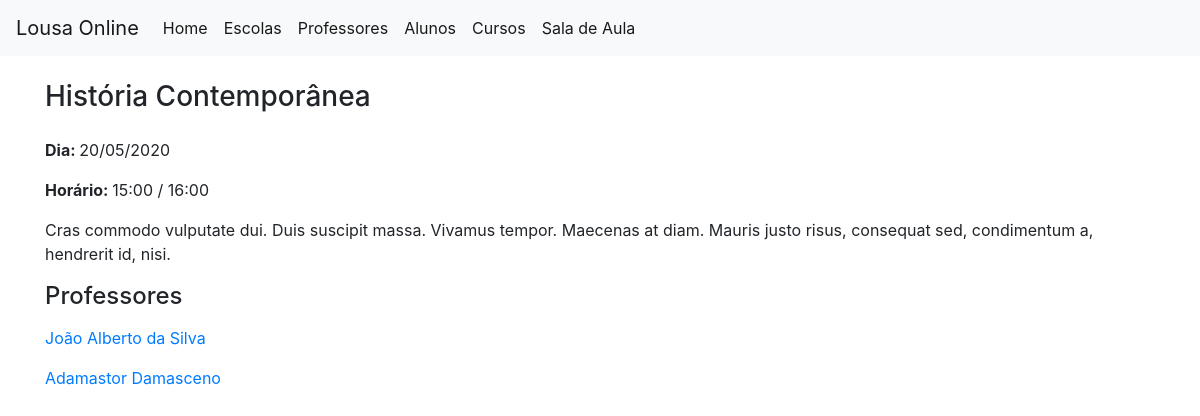
The app's page /courses_description/2 with its own data.
### tables this page shows
CREATE TABLE `courses` (
  `id` int(11) NOT NULL,
  `name` varchar(255) NOT NULL,
  `date_created` timestamp NOT NULL DEFAULT CURRENT_TIMESTAMP ON UPDATE CURRENT_TIMESTAMP,
  `date_course` date NOT NULL,
  `hour_init` time NOT NULL,
  `hour_end` time NOT NULL,
  `description` text NOT NULL,
  `status` varchar(2) NOT NULL DEFAULT 'I'
);

### inc/router.php (called while the page is built, shortened)
<?php
	$urlParams = isset($_GET['params']) ? explode('/', $_GET['params']) : array();
?>

### models/DataBase.class.php (called while the page is built, shortened)
<?php
class DataBase {
    private $conn;
    public function connect(){
        $dbType     = "mysql";
        $dbHost     = "localhost";
        $port       = "3306";
        $dbUser     = "root";
        $dbPassword = "";
        $dbName     = "lousaonline";
        if(empty($this->conn)){
            try{
                $this->conn = new PDO($dbType.":host=".$dbHost.";port=".$port.";dbname=".$dbName.";charset=utf8", $dbUser, $dbPassword);
            } catch(PDOException $e) {
                $this->message = $e->getMessage();
                $this->conn = 'ERROR';
            }
        }
        return $this->conn;
    }
    public function selectDB($sql, $params=null, $class=null){
        $rs = null;
        if($this->connect() != 'ERROR'){
            $params = is_array($params) ? $params : @explode(',', $params);
            $query = $this->connect()->prepare($sql);
            $query->execute($params);
            if(isset($class)){
                $rs = $query->fetchAll(PDO::FETCH_CLASS,$class);
            }else{
                $rs = $query->fetchAll(PDO::FETCH_OBJ);
            }
        }
        return $rs;
    }
    public function disconnect(){
        $this->conn = null;
    }
}

### models/Courses.class.php (called while the page is built, shortened)
<?php
    if(!defined('COURSES_ROOT')){
        require_once(COURSES_ROOT.'DataBase.class.php');
    }
    class Course {
        private $id;
        private $name;
        private $dateCourse;
        private $hourInit;
        private $hourEnd;
        private $description;
        private $dataBase;
        function __construct($pId=''){
            if(!empty($pId)){
                $this->load();
            }
        }
        private function getDataBase(){
            $thisDataBase = $this->dataBase;
            if(empty($thisDataBase)){
                $this->dataBase = new DataBase('sistema');
            }
            return $this->dataBase;
        }
        public function load(){
            $DataBase = $this->getDataBase();
            $query = "SELECT * FROM `courses` WHERE `id` = ? LIMIT 1";
            $res   = $DataBase->selectDB($query, $this->getId());
            if(count($res)>0){
                $r = $res[0];
            }
        }
        public function setId($id){$this->id = $id;}
        public function setName($name){$this->name = $name;}
        public function setDateCourse($date_course){$this->dateCourse = $date_course;}
        public function setHourInit($hour_init){$this->hourInit = $hour_init;}
        public function setHourEnd($hour_end){$this->hourEnd = $hour_end;}
        public function setDescription($description){$this->description = $description;}
        public function getId(){return $this->id;}
        public function getName(){return $this->name;}
        public function getDateCourse(){return $this->dateCourse;}
        public function getHourInit(){return $this->hourInit;}
        public function getHourEnd(){return $this->hourEnd;}
        public function getDescription(){return $this->description;}
    }

### views/html/courses_description.php (the view, shortened to what this page needs)
<?php require_once(_ABSOLUTEPATH.'/models/Courses.class.php'); ?>
<?php
	$courseId = !empty($urlParams[1]) ? $urlParams[1] : '';
	$course = new Course($courseId);
?>
<div id="courses_description" class="page-content">
	<h3 class="mb-4"><?=$course->getName();?></h3>
	<div class="row">
		<div class="col-12">
			<?php
				echo '<p><b>Dia: </b>'.date('d/m/Y', strtotime($course->getDateCourse())).'</p>';
				echo '<p><b>Horário: </b>'.date('H:i', strtotime($course->getHourInit())).' / '.date('H:i', strtotime($course->getHourEnd())).'</p>';
				echo '<p>'.$course->getDescription().'</p>';
				echo '<h4 class="mb-3">Professores</h4>';
				echo '<p><a href="'._FULLPATH.'/teachers_description/3">João Alberto da Silva</a></p>';
				echo '<p><a href="'._FULLPATH.'/teachers_description/4">Adamastor Damasceno</a></p>';
			?>
		</div>
	</div>
</div>

### records on screen
courses: name "História Contemporânea", date_course "20/05/2020", hour_init "15:00", hour_end "16:00", description "Cras commodo vulputate dui. Duis suscipit massa. Vivamus tempor. Maecenas at diam. Mauris justo risus, consequat sed, condimentum a, hendrerit id, nisi."

### other values on screen
$title "Home"
$title "Escolas"
$title "Professores"
$title "Alunos"
$title "Cursos"
$title "Sala de Aula"
